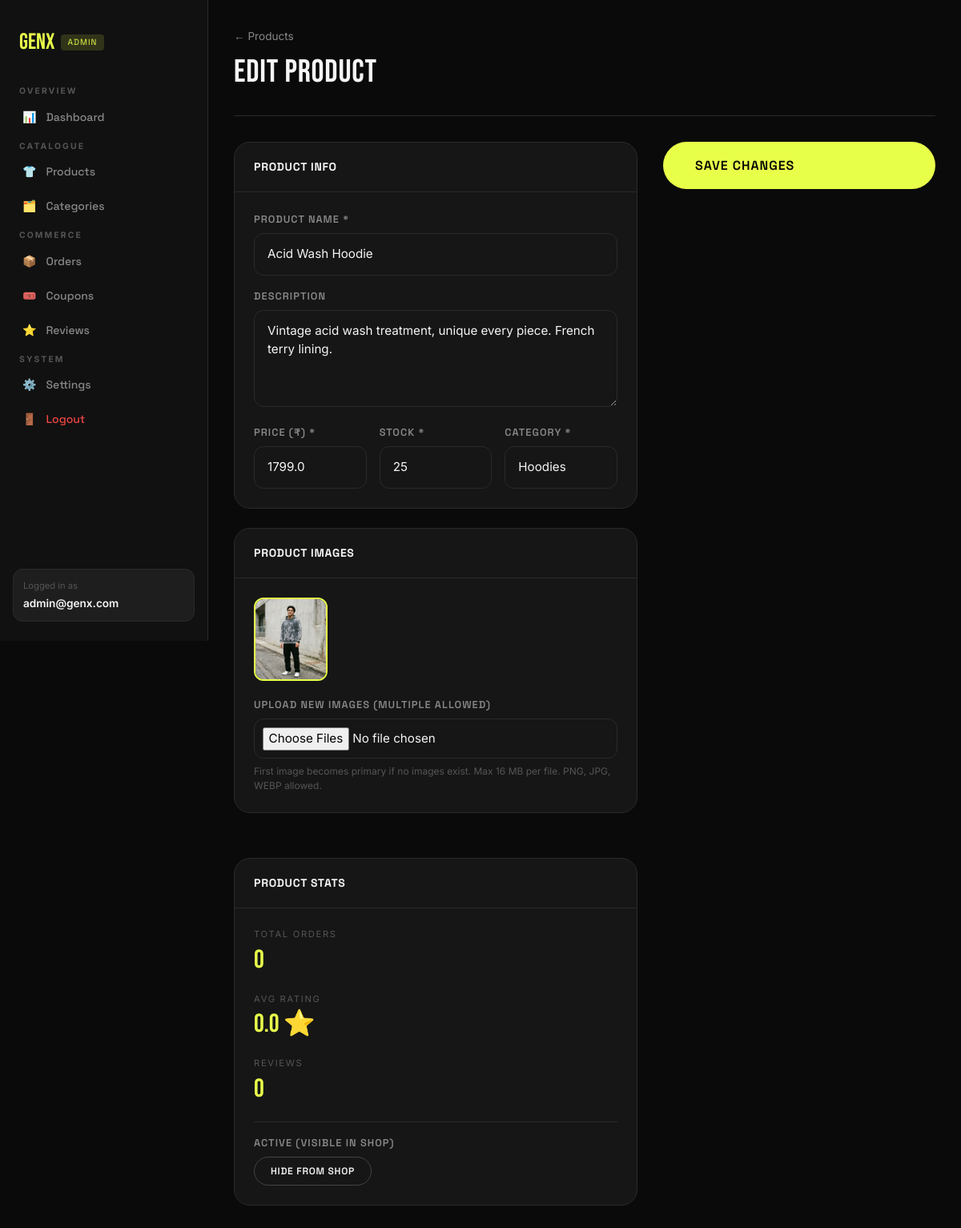
Screenshot of /admin/products/2/edit (signed in) with the database file from the repository.
### app/models/admin_user.py (models this page shows, shortened)
class AdminUser(db.Model, UserMixin):
    __tablename__ = "admin_users"
    id            = db.Column(db.Integer, primary_key=True)
    email         = db.Column(db.String(200), unique=True, nullable=False)
    password_hash = db.Column(db.String(300), nullable=False)
    name          = db.Column(db.String(150), default="Admin")

### app/models/product.py (models this page shows, shortened)
class Product(db.Model):
    __tablename__ = "products"
    id          = db.Column(db.Integer, primary_key=True)
    category_id = db.Column(db.Integer, db.ForeignKey("categories.id"), nullable=False)
    name        = db.Column(db.String(200), nullable=False)
    description = db.Column(db.Text, nullable=True)
    price       = db.Column(db.Float, nullable=False)
    stock       = db.Column(db.Integer, default=0)
    is_active   = db.Column(db.Boolean, default=True)
    images      = db.relationship("ProductImage", backref="product",
                                  cascade="all, delete-orphan", lazy="select")
    order_items = db.relationship("OrderItem", backref="product", lazy="dynamic")
    reviews     = db.relationship("Review", backref="product",
                                  cascade="all, delete-orphan", lazy="dynamic")
    @property
    def avg_rating(self):
        from sqlalchemy import func
        from app.extensions import db
        result = db.session.query(func.avg(Review.star_rating)).filter(
            Review.product_id == self.id).scalar()
        return round(float(result), 1) if result else 0.0
    @property
    def review_count(self):
        return self.reviews.count()

### app/models/product_image.py (models this page shows, shortened)
class ProductImage(db.Model):
    __tablename__ = "product_images"
    id         = db.Column(db.Integer, primary_key=True)
    product_id = db.Column(db.Integer, db.ForeignKey("products.id"), nullable=False)
    image_url  = db.Column(db.String(500), nullable=False)
    is_primary = db.Column(db.Boolean, default=False)

### app/routes/admin.py (the view, shortened to what this page needs)
@admin_bp.route("/products/<int:product_id>/edit", methods=["GET", "POST"])
@login_required
def edit_product(product_id):
    product    = Product.query.get_or_404(product_id)
    categories = Category.query.all()
    return render_template("admin/product_form.html", product=product, categories=categories)

### app/models/admin_user.py (called while the page is built)
@login_manager.user_loader
def load_user(user_id):
    return AdminUser.query.get(int(user_id))

### app/templates/admin/product_form.html (shortened to what this page needs)
{% extends "admin/layout.html" %}
{% block content %}
<div class="admin-topbar">
  <div>
    <a href="{{ url_for('admin.products') }}" style="color:var(--text-muted); font-size:0.85rem; text-decoration:none;">← Products</a>
    <h1 class="admin-page-title" style="margin-top:0.25rem;">{{ 'EDIT PRODUCT' if product else 'ADD PRODUCT' }}</h1>
  </div>
</div>
<div style="display:grid; grid-template-columns:1fr 340px; gap:2rem; align-items:start;">
  <form method="POST" enctype="multipart/form-data"
    action="{{ url_for('admin.edit_product', product_id=product.id) if product else url_for('admin.add_product') }}">
    <div class="admin-card" style="margin-bottom:1.5rem;">
      <div class="admin-card-header">
        <span style="font-family:var(--font-ui); font-weight:700; font-size:0.875rem; text-transform:uppercase; letter-spacing:0.05em;">Product Info</span>
      </div>
      <div style="padding:1.5rem; display:flex; flex-direction:column; gap:1rem;">
        <div class="form-group" style="margin:0;">
          <label class="form-label">Product Name *</label>
          <input type="text" name="name" class="form-input" required value="{{ product.name if product else '' }}" placeholder="e.g. Oversized Drop Shoulder Hoodie">
        </div>
        <div class="form-group" style="margin:0;">
          <label class="form-label">Description</label>
          <textarea name="description" class="form-input" rows="4" placeholder="Describe the product…">{{ product.description if product else '' }}</textarea>
        </div>
        <div style="display:grid; grid-template-columns:1fr 1fr 1fr; gap:1rem;">
          <div class="form-group" style="margin:0;">
            <label class="form-label">Price (₹) *</label>
            <input type="number" name="price" class="form-input" required step="0.01" value="{{ product.price if product else '' }}" placeholder="999">
          </div>
          <div class="form-group" style="margin:0;">
            <label class="form-label">Stock *</label>
            <input type="number" name="stock" class="form-input" required value="{{ product.stock if product else '' }}" placeholder="50">
          </div>
          <div class="form-group" style="margin:0;">
            <label class="form-label">Category *</label>
            <select name="category_id" class="form-input" required>
              {% for cat in categories %}
              <option value="{{ cat.id }}" {{ 'selected' if product and product.category_id == cat.id }}>{{ cat.name }}</option>
              {% endfor %}
            </select>
          </div>
        </div>
      </div>
    </div>
    <div class="admin-card" style="margin-bottom:1.5rem;">
      <div class="admin-card-header">
        <span style="font-family:var(--font-ui); font-weight:700; font-size:0.875rem; text-transform:uppercase; letter-spacing:0.05em;">Product Images</span>
      </div>
      <div style="padding:1.5rem;">
        {% if product and product.images %}
        <div style="display:flex; gap:0.75rem; flex-wrap:wrap; margin-bottom:1.25rem;">
          {% for img in product.images %}
          <div style="position:relative; border-radius:var(--radius); overflow:hidden; border:2px solid {{ 'var(--accent)' if img.is_primary else 'var(--border)' }};">
            <img src="{{ img.image_url }}" style="width:88px; height:100px; object-fit:cover; display:block;">
          </div>
          {% endfor %}
        </div>
        {% endif %}
        <div class="form-group" style="margin:0;">
          <label class="form-label">Upload New Images (multiple allowed)</label>
          <input type="file" name="images" multiple accept="image/*" class="form-input" style="padding:0.6rem;">
          <p style="font-size:0.75rem; color:var(--text-dim); margin-top:0.4rem;">
            First image becomes primary if no images exist. Max 16 MB per file. PNG, JPG, WEBP allowed.
          </p>
        </div>
      </div>
    </div>
    <button type="submit" class="btn btn-primary btn-lg">
      {{ 'Save Changes' if product else 'Create Product' }}
    </button>
  </form>
  <div>
    {% if product %}
    <div class="admin-card">
      <div class="admin-card-header">
        <span style="font-family:var(--font-ui); font-weight:700; font-size:0.875rem; text-transform:uppercase; letter-spacing:0.05em;">Product Stats</span>
      </div>
      <div style="padding:1.5rem; display:flex; flex-direction:column; gap:1rem;">
        <div>
          <div style="font-size:0.7rem; color:var(--text-dim); letter-spacing:0.15em; text-transform:uppercase;">Total Orders</div>
          <div style="font-family:var(--font-display); font-size:2rem; color:var(--accent);">{{ product.order_items.count() }}</div>
        </div>
        <div>
          <div style="font-size:0.7rem; color:var(--text-dim); letter-spacing:0.15em; text-transform:uppercase;">Avg Rating</div>
          <div style="font-family:var(--font-display); font-size:2rem; color:var(--accent);">{{ "%.1f"|format(product.avg_rating) }} ⭐</div>
        </div>
        <div>
          <div style="font-size:0.7rem; color:var(--text-dim); letter-spacing:0.15em; text-transform:uppercase;">Reviews</div>
          <div style="font-family:var(--font-display); font-size:2rem; color:var(--accent);">{{ product.review_count }}</div>
        </div>
        <div style="padding-top:1rem; border-top:1px solid var(--border);">
          <label class="form-label" style="display:flex; align-items:center; gap:0.75rem; cursor:pointer;">
            <span>Active (visible in shop)</span>
          </label>
          <form method="POST" action="{{ url_for('admin.toggle_product', product_id=product.id) }}" style="margin-top:0.5rem;">
            <button type="submit" class="btn {{ 'btn-outline' if product.is_active else 'btn-primary' }} btn-sm">
              {{ 'Hide from Shop' if product.is_active else 'Make Active' }}
            </button>
          </form>
        </div>
      </div>
    </div>
    {% endif %}
  </div>
</div>
{% endblock %}

### app/templates/admin/layout.html (shortened to what this page needs)
<!DOCTYPE html>
<html lang="en">
<head>
  <script src="https://cdn.tailwindcss.com"></script>
  <link rel="stylesheet" href="{{ url_for('static', filename='css/custom.css') }}">
</head>
<body style="background:var(--bg-primary); color:var(--text-primary);">
<aside class="admin-sidebar">
  <div class="admin-logo">
    <span>{{ BRAND_NAME }}</span>
    <span style="font-size:0.65rem; background:rgba(232,255,74,0.15); color:var(--accent); padding:0.15rem 0.5rem; border-radius:4px; letter-spacing:0.1em; font-family:var(--font-ui);">ADMIN</span>
  </div>
  <div class="admin-nav-section">
    <div class="admin-nav-label">Overview</div>
    <a href="{{ url_for('admin.dashboard') }}" class="admin-nav-link {% if request.endpoint == 'admin.dashboard' %}active{% endif %}">
      <span>📊</span> Dashboard
    </a>
  </div>
  <div class="admin-nav-section">
    <div class="admin-nav-label">Catalogue</div>
    <a href="{{ url_for('admin.products') }}" class="admin-nav-link {% if 'admin.product' in request.endpoint %}active{% endif %}">
      <span>👕</span> Products
    </a>
    <a href="{{ url_for('admin.categories') }}" class="admin-nav-link {% if 'admin.categor' in request.endpoint %}active{% endif %}">
      <span>🗂️</span> Categories
    </a>
  </div>
  <div class="admin-nav-section">
    <div class="admin-nav-label">Commerce</div>
    <a href="{{ url_for('admin.orders') }}" class="admin-nav-link {% if 'admin.order' in request.endpoint %}active{% endif %}">
      <span>📦</span> Orders
    </a>
    <a href="{{ url_for('admin.coupons') }}" class="admin-nav-link {% if 'admin.coupon' in request.endpoint %}active{% endif %}">
      <span>🎟️</span> Coupons
    </a>
    <a href="{{ url_for('admin.reviews_list') }}" class="admin-nav-link {% if 'admin.review' in request.endpoint %}active{% endif %}">
      <span>⭐</span> Reviews
    </a>
  </div>
  <div class="admin-nav-section">
    <div class="admin-nav-label">System</div>
    <a href="{{ url_for('admin.settings') }}" class="admin-nav-link {% if 'admin.settings' in request.endpoint %}active{% endif %}">
      <span>⚙️</span> Settings
    </a>
    <a href="{{ url_for('admin.logout') }}" class="admin-nav-link" style="color:var(--error);">
      <span>🚪</span> Logout
    </a>
  </div>
  <div style="position:absolute; bottom:1.5rem; left:1rem; right:1rem; padding:0.75rem; background:var(--bg-hover); border-radius:var(--radius); border:1px solid var(--border);">
    <div style="font-size:0.7rem; color:var(--text-dim);">Logged in as</div>
    <div style="font-size:0.85rem; font-weight:600; color:var(--text-primary); margin-top:0.15rem;">{{ current_user.email }}</div>
  </div>
</aside>
<div class="admin-content">
  {% block content %}{% endblock %}
</div>
</body>
</html>

### app/static/css/custom.css (style rules this page uses)
:root { --bg-primary: #0a0a0a; --bg-secondary: #111111; --bg-card: #161616; --bg-hover: #1e1e1e; --accent: #e8ff4a; --accent-hover: #d4eb00; --accent-dark: #9fb800; --text-primary: #f5f5f5; --text-muted: #888888; --text-dim: #555555; --border: #2a2a2a; --border-hover: #444444; --success: #22c55e; --error: #ef4444; --warning: #f59e0b; --radius: 12px; --radius-lg: 20px; --shadow: 0 4px 24px rgba(0,0,0,0.5); --shadow-card: 0 8px 40px rgba(0,0,0,0.6); --transition: 0.3s cubic-bezier(0.4, 0, 0.2, 1); --font-display: 'Bebas Neue', sans-serif; --font-body: 'Inter', sans-serif; --font-ui: 'Space Grotesk', sans-serif; }
*, *::before, *::after { box-sizing: border-box; margin: 0; padding: 0; }
html { scroll-behavior: smooth; font-size: 16px; }
body { background-color: var(--bg-primary); color: var(--text-primary); font-family: var(--font-body); line-height: 1.6; overflow-x: hidden; -webkit-font-smoothing: antialiased; }
.btn { display: inline-flex; align-items: center; gap: 0.5rem; padding: 0.875rem 2rem; border-radius: 100px; font-family: var(--font-ui); font-size: 0.875rem; font-weight: 600; letter-spacing: 0.06em; text-transform: uppercase; text-decoration: none; cursor: pointer; border: none; transition: all var(--transition); }
.btn-primary { background: var(--accent); color: #000; }
.btn-outline { background: transparent; color: var(--text-primary); border: 1px solid var(--border-hover); }
.btn-sm { padding: 0.5rem 1.25rem; font-size: 0.75rem; }
.btn-lg { padding: 1.1rem 2.5rem; font-size: 1rem; }
.form-group { margin-bottom: 1.25rem; }
.form-label { display: block; font-family: var(--font-ui); font-size: 0.8rem; font-weight: 600; letter-spacing: 0.08em; text-transform: uppercase; color: var(--text-muted); margin-bottom: 0.5rem; }
.form-input { width: 100%; background: var(--bg-card); border: 1px solid var(--border); color: var(--text-primary); padding: 0.875rem 1rem; border-radius: var(--radius); font-family: var(--font-body); font-size: 0.95rem; transition: border-color var(--transition), box-shadow var(--transition); outline: none; appearance: none; }
.form-input::placeholder { color: var(--text-dim); }
.admin-sidebar { width: 260px; background: var(--bg-secondary); border-right: 1px solid var(--border); min-height: 100vh; position: fixed; top: 0; left: 0; padding: 2rem 0; z-index: 100; }
.admin-logo { font-family: var(--font-display); font-size: 1.75rem; color: var(--accent); padding: 0 1.5rem; margin-bottom: 2rem; display: flex; align-items: center; gap: 0.5rem; }
.admin-nav-section { padding: 0 1rem; margin-bottom: 0.5rem; }
.admin-nav-label { font-size: 0.65rem; font-weight: 700; letter-spacing: 0.2em; text-transform: uppercase; color: var(--text-dim); padding: 0 0.5rem; margin-bottom: 0.25rem; }
.admin-nav-link { display: flex; align-items: center; gap: 0.75rem; padding: 0.625rem 0.75rem; border-radius: var(--radius); color: var(--text-muted); text-decoration: none; font-family: var(--font-ui); font-size: 0.875rem; font-weight: 500; transition: all var(--transition); margin-bottom: 0.125rem; }
.admin-content { margin-left: 260px; padding: 2rem; min-height: 100vh; }
.admin-topbar { display: flex; align-items: center; justify-content: space-between; margin-bottom: 2rem; padding-bottom: 1.5rem; border-bottom: 1px solid var(--border); }
.admin-page-title { font-family: var(--font-display); font-size: 2.5rem; letter-spacing: 0.02em; }
.admin-card { background: var(--bg-card); border: 1px solid var(--border); border-radius: var(--radius-lg); overflow: hidden; margin-bottom: 2rem; }
.admin-card-header { padding: 1.25rem 1.5rem; border-bottom: 1px solid var(--border); display: flex; align-items: center; justify-content: space-between; }

### rows the page displays
AdminUser: email "admin@genx.com"
Product: name "Acid Wash Hoodie", description "Vintage acid wash treatment, unique every piece. French terry lining.", price "1799.0", stock "25", is_active "HIDE FROM SHOP"
ProductImage: image_url (picture)

### other values shown
{{ BRAND_NAME }} "GenX"
{{ 'EDIT PRODUCT' if product else 'ADD PRODUCT' }} "EDIT PRODUCT"
{{ 'Save Changes' if product else 'Create Product' }} "SAVE CHANGES"
{{ product.order_items.count() }} "0"
{{ "%.1f"|format(product.avg_rating) }} "0.0"
{{ product.review_count }} "0"
form field category_id "Hoodies"
